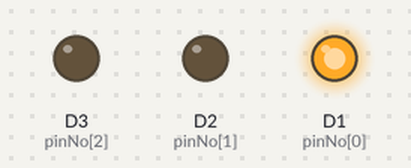
Bench run of a sketch on a simulated ESP8266 (NodeMCU). Parts: output pins drawn as LEDs (lit = HIGH).

Above: at 0.2 s.
At 1.2 s:
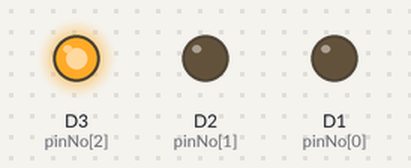
At 4.2 s:
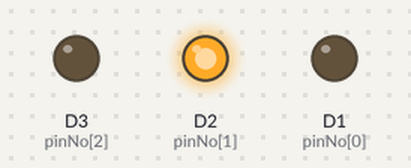
Timing chart, 0 to 5.8 s (numbered marks = the images above):
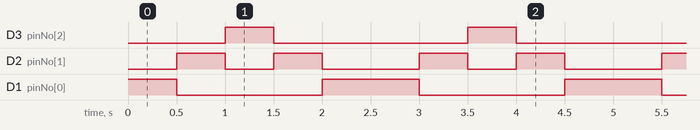

The sketch:

week4_array.ino
```cpp
#include <dummy.h>

int pinNo[] = {D1,D2,D3};
int i=0;
int way=1;
int plength = sizeof(pinNo)/sizeof(int);


void setup() {
  // initialize digital pin LED_BUILTIN as an output.
  pinMode(pinNo[0], OUTPUT);
  pinMode(pinNo[1], OUTPUT);
  pinMode(pinNo[2], OUTPUT);
  Serial.begin(9600);
}

// the loop function runs over and over again forever
void loop() {
  if(way == 1){
    for(i=0; i<3; i++)
      blinkLED(pinNo[i], 500);
       way = 0;
  }

  else if(way == 0){
     for(i=1; i>-1; i--)
      blinkLED(pinNo[i], 500);
   way =1;
  }


}

//함수(핀번호, 지연시간)
void blinkLED(int pinNo, int delayTime) {
  digitalWrite(pinNo, HIGH);
  delay(delayTime);
  digitalWrite(pinNo, LOW);

}
```

Measured:
- by itself, D3 (pinNo[2]): alternates HIGH for 0.50 s and LOW for 2.0 s
- by itself, D2 (pinNo[1]): repeats every 2.5 s: LOW 0.50 s, HIGH 0.50 s, LOW 1.0 s, HIGH 0.50 s
- by itself, D1 (pinNo[0]): repeats every 2.5 s: LOW 1.5 s, HIGH 1.0 s
